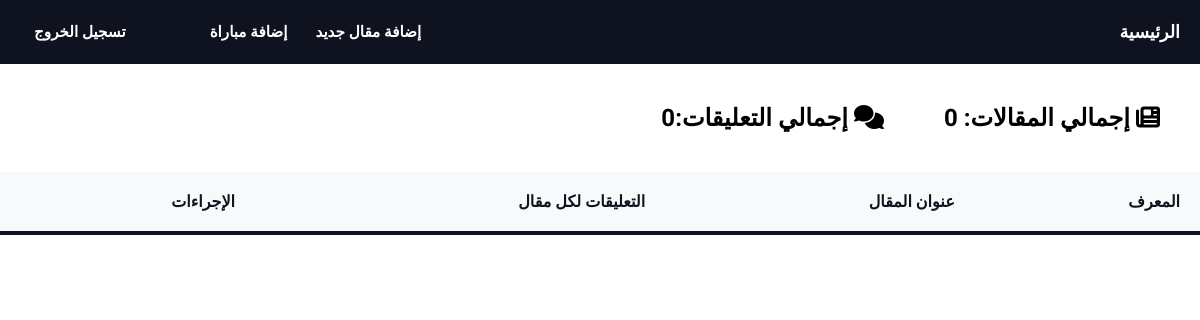
The page /dashboard.php (signed in) on the database as committed earlier.
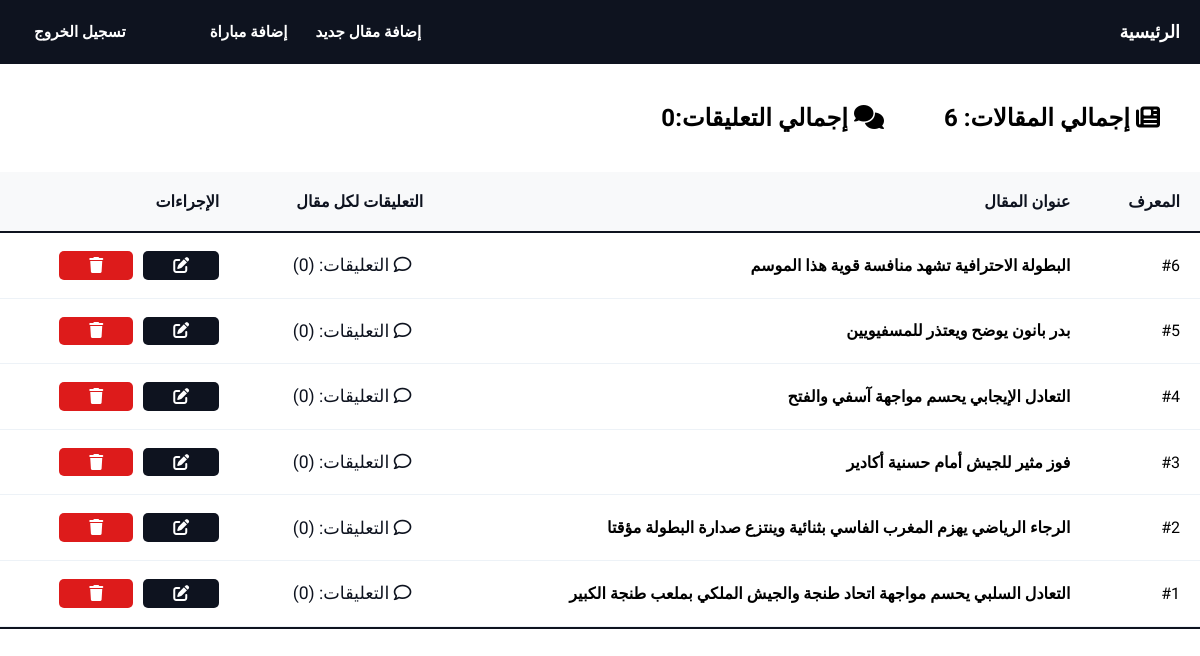
The same page on the database as committed later.
### tables this page shows
CREATE TABLE articles (
  id INT AUTO_INCREMENT PRIMARY KEY,
  title VARCHAR(255) NOT NULL,
  content TEXT NOT NULL,
  image VARCHAR(255),
  category VARCHAR(50),
  admin_id INT NOT NULL, 
  created_at TIMESTAMP DEFAULT CURRENT_TIMESTAMP,
  FOREIGN KEY (admin_id) REFERENCES admin(id) ON DELETE CASCADE
) COMMENT = 'Table the articles';

### src/models/article.php (called while the page is built, shortened)
<?php
function readAllArticles()
{
    $conn = getConnection();
    $sql = "SELECT * FROM articles ORDER BY id DESC";
    return $conn->query($sql)->fetchAll(PDO::FETCH_ASSOC);
}

### src/models/comments.php (called while the page is built, shortened)
<?php
function getCommentsCount($article_id)
{
    $conn = getConnection();
    $sql = "SELECT COUNT(*) as total FROM comments WHERE article_id = :article_id";
    $stmt = $conn->prepare($sql);
    $stmt->execute([
        "article_id" => $article_id
    ]);
    $result = $stmt->fetch(PDO::FETCH_ASSOC);
    return $result['total'] ?? 0;
}

### public/dashboard.php (the view, shortened to what this page needs)
<?php
require_once "../src/models/comments.php";
require_once "../src/models/article.php";
$articles = readAllArticles();
$totalArticles = count($articles);
$totalCommentsCount = 0;
$commentCounts = [];
foreach ($articles as $a) {
    $commentCounts[$a['id']] = getCommentsCount($a['id']);
    $totalCommentsCount += $commentCounts[$a['id']];
}
?>
<!DOCTYPE html>
<html lang="ar" dir="rtl">
<head>
    <link rel="stylesheet" href="https://cdnjs.cloudflare.com/ajax/libs/font-awesome/6.5.1/css/all.min.css">
    <link rel="stylesheet" href="../assest/css/dashboard.css">
</head>
<body>
    <header>
       <div class="header-inner">
            <a href="index.php" class="header-logo">الرئيسية </a>
            <nav class="nav-menu">
                <div class="nav-links">
                    <a href="create_Article.php">إضافة مقال جديد</a>
                    <a href="create_match.php">إضافة مباراة </a>
                </div>
                <div class="admin-actions">
                    <a href="logout.php"> تسجيل الخروج </a>
                </div>
            </nav>
       </div>
    </header>
    <div class="total">
        <h2> <i class="fa-solid fa-newspaper"></i> إجمالي المقالات: <?= $totalArticles ?></h2>
        <br>
        <h2> <i class="fa-solid fa-comments"></i> إجمالي التعليقات:<?= $totalCommentsCount ?></h2>
    </div>
    <div class="table-card">
        <table>
            <thead>
                <tr>
                    <th>المعرف</th>
                    <th>عنوان المقال</th>
                    <th>التعليقات لكل مقال</th>
                    <th>الإجراءات</th>
                </tr>
            </thead>
            <tbody>
                <?php foreach ($articles as $art): ?>
                    <tr>
                        <td>#<?= $art['id'] ?></td>
                        <td><strong><?= htmlspecialchars($art['title']) ?></strong></td>
                        <td>
                            <p class="view-comments">
                                <i class="fa-regular fa-comment"></i> التعليقات: (<?= $commentCounts[$art['id']] ?>)
                            </p>
                        </td>
                        <td>
                            <div class="actions-wrap">
                                <a href="update.php?id=<?= $art['id'] ?>" class="edit-btn"><i class="fa-solid fa-pen-to-square"></i></a>
                                <a href="delete.php?id=<?= $art['id'] ?>" class="delete-btn" onclick="return confirm('حذف المقال نهائياً؟')"><i class="fa-solid fa-trash"></i></a>
                            </div>
                        </td>
                    </tr>
                <?php endforeach; ?>
            </tbody>
        </table>
    </div>
</body>
</html>

### assest/css/dashboard.css (style rules this page uses)
html { scroll-behavior: smooth; }
.total { display: flex; align-items: center; gap: 30px; margin-top: 40px; margin-right: 40px; margin-bottom: 40px; }
.table-card { background: var(--white); border-bottom: 2px solid var(--second-color); }
table { width: 100%; border-collapse: collapse; }
thead { background-color: #f8f9fa; }
th { padding: 20px; color: var(--second-color); font-weight: 600; border-bottom: 2px solid var(--second-color); }
td { padding: 18px 20px; border-bottom: 1px solid #edf2f7; vertical-align: middle; }
.actions-wrap { display: flex; gap: 10px; }
.edit-btn { background: var(--second-color); color: var(--white); padding: 0.3rem 30px; border-radius: 5px; }
.delete-btn { background: rgb(221, 27, 27); color: var(--white); padding: 0.3rem 30px; border-radius: 5px; }
.view-comments { color: var(--second-color); margin-right: 12px; font-size: 1.1rem; transition: 0.3s; }

### assest/css/components/stracture.css (style rules this page uses)
* { margin: 0; padding: 0; box-sizing: border-box; }
body { background-color: var(--white); direction: rtl; text-align: right; font-family: 'Cairo', sans-serif; }
a { text-decoration: none; }

### assest/css/components/variable.css (style rules this page uses)
:root { --bg-color: #F2E9E4; --second-color: #0E131F; --white: #ffffff; --text: #374151; }

### assest/css/components/header.css (style rules this page uses)
header { background-color: var(--second-color); padding: 0 20px; position: sticky; top: 0; z-index: 100; }
.header-inner { max-width: 1200px; margin: 0 auto; display: flex; justify-content: space-between; align-items: center; height: 64px; flex-wrap: wrap; }
.header-logo { color: var(--white); font-weight: 700; font-size: 1.1rem; text-decoration: none; }
.nav-menu { display: flex; align-items: center; gap: 24px; }
.nav-links { display: flex; }
.nav-links a, .admin-actions a { color: var(--white); text-decoration: none; font-weight: 600; font-size: 0.95rem; padding: 8px 14px; border-radius: 8px; transition: 0.3s ease; }
.admin-actions { display: flex; align-items: center; gap: 4px; padding-right: 20px; margin-right: 12px; }

Rows that differ between the two databases and show on the page:
added articles: id "6", title "البطولة الاحترافية تشهد منافسة قوية هذا الموسم", id "0"
added articles: id "5", title "بدر بانون يوضح ويعتذر للمسفيويين", id "0"
added articles: id "4", title "التعادل الإيجابي يحسم مواجهة آسفي والفتح", id "0"
added articles: id "3", title "فوز مثير للجيش أمام حسنية أكادير", id "0"
added articles: id "2", title "الرجاء الرياضي يهزم المغرب الفاسي بثنائية وينتزع صدارة البطولة مؤقتا", id "0"
added articles: id "1", title "التعادل السلبي يحسم مواجهة اتحاد طنجة والجيش الملكي بملعب طنجة الكبير", id "0"
Other text that changed with them:
$totalArticles: "0" → "6"
